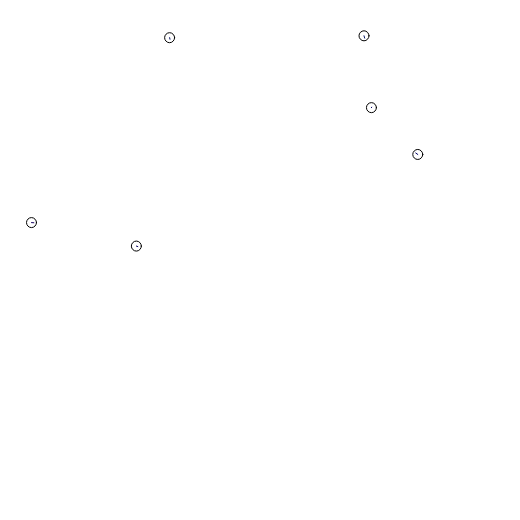
Frame 1 (no input)
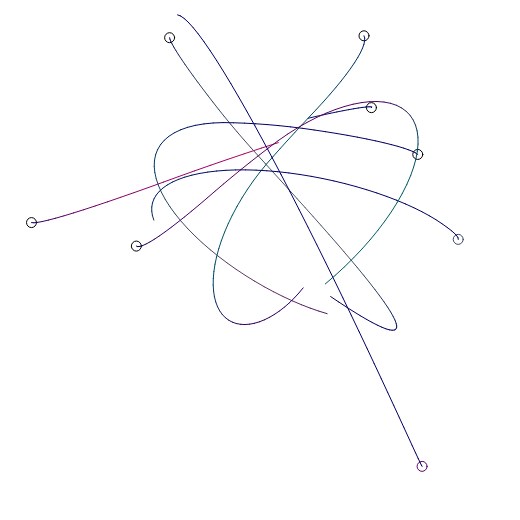
Frame 60 (no input)
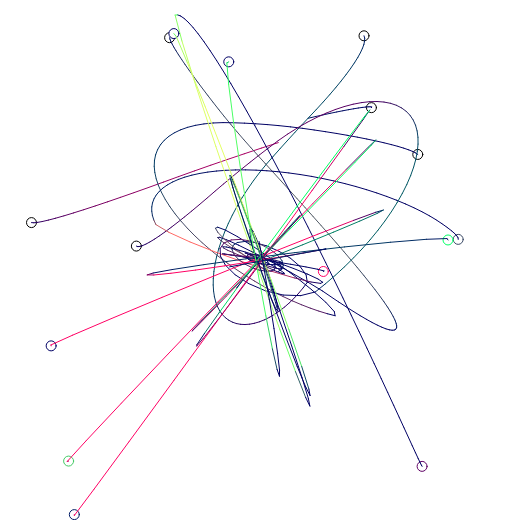
Frame 120 (the mouse pressed at the canvas centre since frame 60)

The p5.js sketch that drew these frames (run headless with seeded random() and noise() and a simulated clock; from frame 60 on, the mouse is pressed at the canvas centre):

// p5.js sketch
// ── sketch.js
let table;
let canvasSize = 520;
let agentCount = 6;
let agents = [];

class Agent {
    constructor() {
        this.reincarnate();
    }

    update() {
        this.avoid();

        this.px = this.x;
        this.py = this.y;
        this.x += this.vx;
        this.y += this.vy;

        if (mouseIsPressed) {
            this.vx = 0.9 * this.vx + 0.1 * (mouseX - this.x);
            this.vy = 0.9 * this.vy + 0.1 * (mouseY - this.y);
        }

        this.constrain();
    }

    constrain() {
        if (this.x < 0) this.vx = -this.vx;
        if (this.y < 0) this.vy = -this.vy;

        if (this.x > canvasSize) this.vx = -this.vx;
        if (this.y > canvasSize) this.vy = -this.vy;
    }

    reincarnate() {
        this.x = random(canvasSize);
        this.y = random(canvasSize);
        this.px = this.x;
        this.py = this.y;
        this.vx = random(4) - 2;
        this.vy = random(4) - 2;
        circle(this.x, this.y, 10);
    }

    avoid() {
        let threshold = 3;
        for (let a = 0; a < agentCount; a++) {
            let other = agents[a];
            if (
                dist(this.x, this.y, other.x, other.y) != 0 &&
                dist(this.x, this.y, other.x, other.y) < threshold
            ) {
                this.reincarnate();
            }
            // attract each other
            this.vx = 0.999 * this.vx + 0.001 * (other.x - this.x);
            this.vy = 0.999 * this.vy + 0.001 * (other.y - this.y);
        }
    }

    draw() {
        stroke(this.vx * 10, this.vy * 10, 100);
        line(this.px, this.py, this.x, this.y);
    }
}

function setup() {
    createCanvas(canvasSize, canvasSize);

    let x = canvasSize / 2;
    let y = canvasSize / 2;

    for (let a = 0; a < agentCount; a++) {
        agents.push(new Agent());
    }
}

function draw() {
    for (let a = 0; a < agentCount; a++) {
        agents[a].update();
        agents[a].draw();
    }
}
